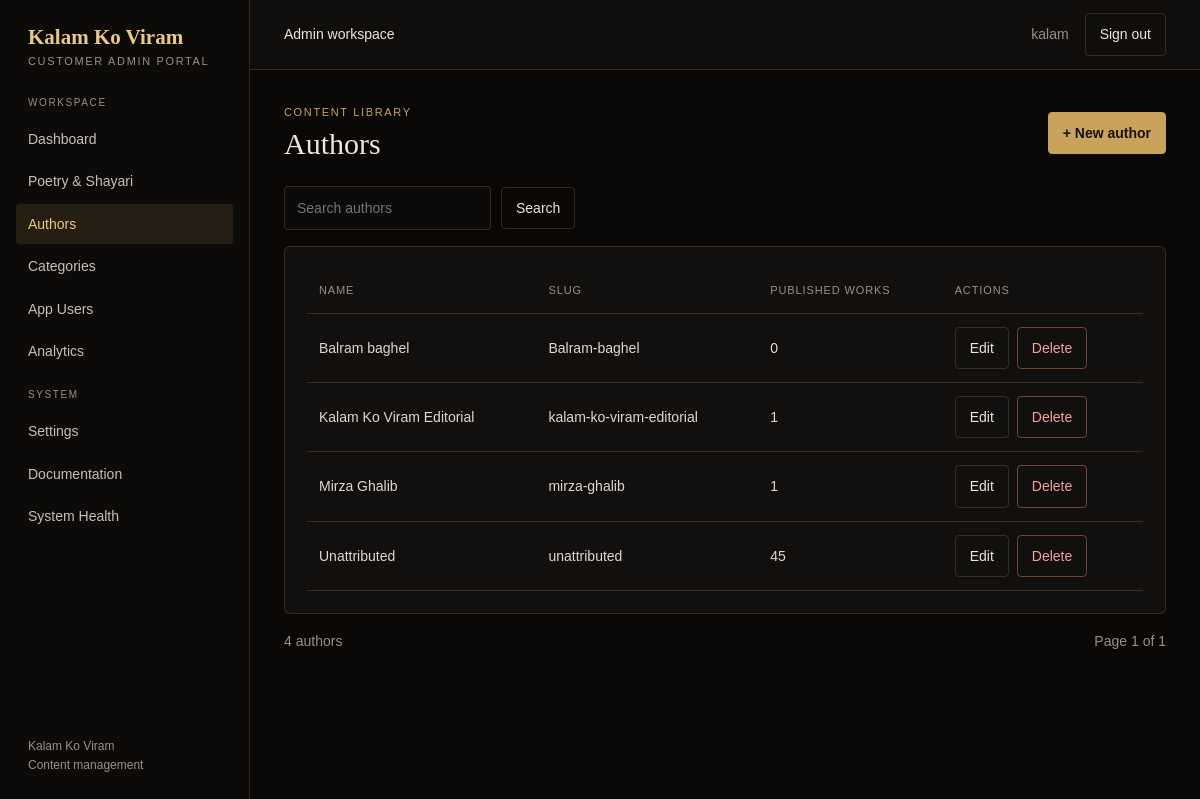
The app's page /portal/authors/ (signed in) with its own data.
### kalam/models.py (models this page shows, shortened)
class Author(models.Model):
	name = models.CharField(max_length=150)
	slug = models.SlugField(max_length=170, unique=True)
	bio = models.TextField(blank=True)
	created_at = models.DateTimeField(auto_now_add=True)
	class Meta:
		ordering = ("name",)

### kalam/views.py (the view)
# urls.py: path("portal/authors/", views.portal_author_list, name="portal_author_list"),
@_portal_permission_required("kalam.view_author")
def portal_author_list(request):
    queryset = Author.objects.annotate(poetry_count=Count("poetry")).order_by("name")
    search = request.GET.get("q", "").strip()
    if search:
        queryset = queryset.filter(Q(name__icontains=search) | Q(bio__icontains=search))
    return render(request, "admin_portal/authors/list.html", {
        "page_obj": _page(request, queryset),
        "search": search,
    })

### kalam/views.py (called while the page is built)
def _portal_permission_required(permission):
    def decorator(view):
        @login_required(login_url="portal_login")
        @wraps(view)
        def wrapped(request, *args, **kwargs):
            if not request.user.has_perm(permission):
                raise PermissionDenied
            return view(request, *args, **kwargs)
        return wrapped
    return decorator

def _page(request, queryset):
    return Paginator(queryset, 20).get_page(request.GET.get("page"))

### templates/admin_portal/authors/list.html (shortened to what this page needs)
{% extends "admin_portal/base.html" %}
{% block content %}
<div class="page-head"><div><div class="eyebrow">Content library</div><h1>Authors</h1></div>{% if perms.kalam.add_author %}<a class="btn btn-primary" href="{% url 'portal_author_create' %}">+ New author</a>{% endif %}</div>
<form class="toolbar" method="get"><input class="form-control" type="search" name="q" placeholder="Search authors" value="{{ search }}"><button class="btn" type="submit">Search</button></form>
<div class="card table-wrap"><table><thead><tr><th>Name</th><th>Slug</th><th>Published works</th><th>Actions</th></tr></thead><tbody>{% for author in page_obj %}<tr><td>{{ author.name }}</td><td>{{ author.slug }}</td><td>{{ author.poetry_count }}</td><td><div class="actions">{% if perms.kalam.change_author %}<a class="btn" href="{% url 'portal_author_edit' author.pk %}">Edit</a>{% endif %}{% if perms.kalam.delete_author %}<a class="btn btn-danger" href="{% url 'portal_author_delete' author.pk %}">Delete</a>{% endif %}</div></td></tr>{% empty %}<tr><td colspan="4" class="empty">No authors found.</td></tr>{% endfor %}</tbody></table></div>
<div class="pagination"><span>{{ page_obj.paginator.count }} authors</span><div class="actions"><span>Page {{ page_obj.number }} of {{ page_obj.paginator.num_pages }}</span></div></div>
{% endblock %}

### templates/admin_portal/base.html (shortened to what this page needs)
<!doctype html>
<html lang="en">
<head>
</head>
<body>
<div class="shell">
    <aside class="sidebar">
        <a class="brand" href="{% url 'portal_dashboard' %}">Kalam Ko Viram<small>Customer admin portal</small></a>
        <nav>
            <div class="nav-label">Workspace</div>
            <a class="nav-link {% if request.resolver_match.url_name == 'portal_dashboard' %}active{% endif %}" href="{% url 'portal_dashboard' %}">Dashboard</a>
            {% if perms.kalam.view_poetry %}<a class="nav-link {% if 'poetry' in request.resolver_match.url_name %}active{% endif %}" href="{% url 'portal_poetry_list' %}">Poetry &amp; Shayari</a>{% endif %}
            {% if perms.kalam.view_author %}<a class="nav-link {% if 'author' in request.resolver_match.url_name %}active{% endif %}" href="{% url 'portal_author_list' %}">Authors</a>{% endif %}
            {% if perms.kalam.view_category %}<a class="nav-link {% if 'category' in request.resolver_match.url_name %}active{% endif %}" href="{% url 'portal_category_list' %}">Categories</a>{% endif %}
            {% if perms.auth.view_user %}<a class="nav-link {% if 'user' in request.resolver_match.url_name %}active{% endif %}" href="{% url 'portal_user_list' %}">App Users</a>{% endif %}
            {% if perms.kalam.view_poetry %}<a class="nav-link {% if request.resolver_match.url_name == 'portal_analytics' %}active{% endif %}" href="{% url 'portal_analytics' %}">Analytics</a>{% endif %}
            <div class="nav-label" style="margin-top:16px">System</div>
            <a class="nav-link {% if request.resolver_match.url_name == 'portal_settings' %}active{% endif %}" href="{% url 'portal_settings' %}">Settings</a>
            <a class="nav-link {% if request.resolver_match.url_name == 'portal_documentation' %}active{% endif %}" href="{% url 'portal_documentation' %}">Documentation</a>
            <a class="nav-link {% if request.resolver_match.url_name == 'portal_system_health' %}active{% endif %}" href="{% url 'portal_system_health' %}">System Health</a>
        </nav>
        <div class="sidebar-footer">Kalam Ko Viram<br>Content management</div>
    </aside>
    <main class="main">
        <header class="topbar">
            <strong>Admin workspace</strong>
            <div class="top-actions"><span>{{ request.user.get_full_name|default:request.user.username }}</span><form method="post" action="{% url 'portal_logout' %}">{% csrf_token %}<button class="btn" type="submit">Sign out</button></form></div>
        </header>
        <section class="content">{% block content %}{% endblock %}</section>
    </main>
</div>
</body>
</html>

### templates/admin_portal/base.html (style rules this page uses)
:root { color-scheme:dark;--bg:#090807;--panel:#12100e;--panel2:#191612;--gold:#c9a35c;--gold-light:#e8c98a;--text:#ede7dc;--muted:#9a9186;--line:rgba(201,163,92,.2);--red:#d47669 }
* { box-sizing:border-box }
body { margin:0;background:var(--bg);color:var(--text);font:14px/1.6 Arial,sans-serif }
a { color:inherit;text-decoration:none }
button,input,select,textarea { font:inherit }
.shell { min-height:100vh;display:grid;grid-template-columns:250px 1fr }
.sidebar { background:#0d0b09;border-right:1px solid var(--line);padding:25px 16px;display:flex;flex-direction:column;gap:26px }
.brand { font:600 21px Georgia,serif;color:var(--gold-light);padding:0 12px }
.brand small { display:block;font:11px Arial,sans-serif;color:var(--muted);letter-spacing:.15em;text-transform:uppercase;margin-top:5px }
.nav-label { font-size:10px;letter-spacing:.16em;text-transform:uppercase;color:var(--muted);padding:0 12px;margin:2px 0 8px }
.nav-link { display:block;padding:9px 12px;border-radius:4px;color:#c9c0b3;margin:2px 0 }
.nav-link:hover,.nav-link.active { background:rgba(201,163,92,.12);color:var(--gold-light) }
.sidebar-footer { margin-top:auto;color:var(--muted);font-size:12px;padding:0 12px }
.main { min-width:0 }
.topbar { height:70px;border-bottom:1px solid var(--line);display:flex;align-items:center;justify-content:space-between;padding:0 34px;background:rgba(18,16,14,.8) }
.topbar strong { font-weight:500 }
.top-actions { display:flex;align-items:center;gap:16px;color:var(--muted) }
.content { padding:34px;max-width:1500px;margin:0 auto }
.page-head { display:flex;align-items:center;justify-content:space-between;gap:20px;margin-bottom:24px }
.eyebrow { font-size:11px;letter-spacing:.15em;text-transform:uppercase;color:var(--gold) }
h1 { font:500 30px/1.2 Georgia,serif;margin:4px 0 0 }
.card,.stat { background:var(--panel);border:1px solid var(--line);border-radius:6px;padding:22px }
.btn { display:inline-flex;align-items:center;justify-content:center;border:1px solid var(--line);border-radius:4px;padding:9px 14px;background:transparent;color:var(--text);cursor:pointer }
.btn-primary { background:var(--gold);color:#17120a;border-color:var(--gold);font-weight:600 }
.btn-danger { color:#f0a49a;border-color:rgba(212,118,105,.5) }
.actions { display:flex;gap:8px;align-items:center }
.toolbar { display:flex;gap:10px;align-items:center;flex-wrap:wrap;margin-bottom:16px }
.form-control { width:100%;background:#0c0b09;border:1px solid var(--line);border-radius:4px;color:var(--text);padding:10px 12px }
.toolbar .form-control { width:auto;min-width:180px }
table { width:100%;border-collapse:collapse }
th,td { text-align:left;padding:13px 12px;border-bottom:1px solid var(--line);vertical-align:middle }
th { color:var(--muted);font-size:11px;text-transform:uppercase;letter-spacing:.08em;font-weight:500 }
td { color:#e1d9cc }
.table-wrap { overflow-x:auto }
.pagination { display:flex;justify-content:space-between;align-items:center;margin-top:16px;color:var(--muted) }

### records on screen
Author: name "Balram baghel", slug "Balram-baghel", poetry_count "0"
Author: name "Kalam Ko Viram Editorial", slug "kalam-ko-viram-editorial", poetry_count "1"
Author: name "Mirza Ghalib", slug "mirza-ghalib", poetry_count "1"
Author: name "Unattributed", slug "unattributed", poetry_count "45"

### other values on screen
{{ request.user.get_full_name|default:request.user.username }} "kalam"
{{ page_obj.paginator.count }} "4"
{{ page_obj.number }} "1"
{{ page_obj.paginator.num_pages }} "1"
